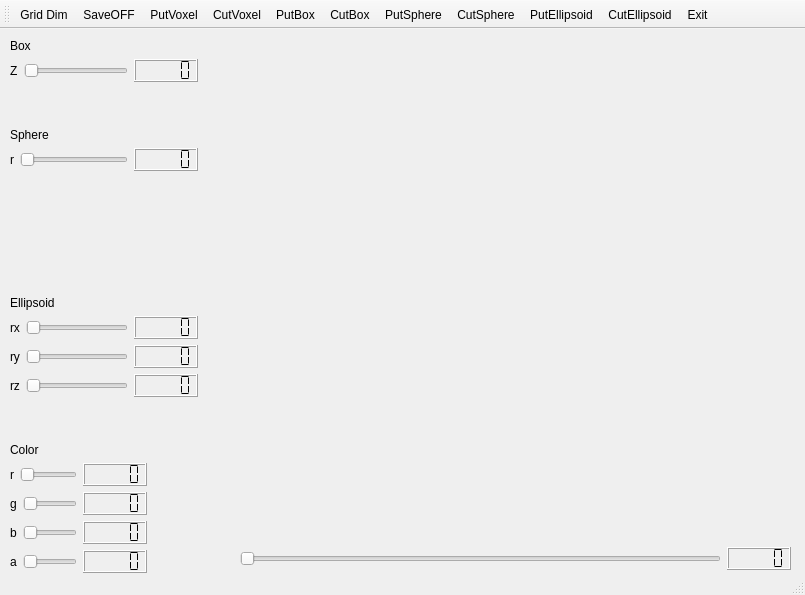
<?xml version="1.0" encoding="UTF-8"?>
<ui version="4.0">
 <class>MainWindow</class>
 <widget class="QMainWindow" name="MainWindow">
  <property name="geometry">
   <rect>
    <x>0</x>
    <y>0</y>
    <width>805</width>
    <height>595</height>
   </rect>
  </property>
  <property name="windowTitle">
   <string>MainWindow</string>
  </property>
  <widget class="QWidget" name="centralwidget">
   <widget class="QWidget" name="layoutWidget">
    <property name="geometry">
     <rect>
      <x>10</x>
      <y>10</y>
      <width>188</width>
      <height>534</height>
     </rect>
    </property>
    <layout class="QVBoxLayout" name="verticalLayout_9">
     <item>
      <layout class="QVBoxLayout" name="verticalLayout_5">
       <item>
        <layout class="QVBoxLayout" name="verticalLayout_4">
         <item>
          <widget class="QLabel" name="label">
           <property name="text">
            <string>Box</string>
           </property>
          </widget>
         </item>
         <item>
          <layout class="QHBoxLayout" name="horizontalLayout_7">
           <item>
            <widget class="QLabel" name="labelBoxZ">
             <property name="text">
              <string>Z</string>
             </property>
            </widget>
           </item>
           <item>
            <widget class="QSlider" name="horizontalSliderZBox">
             <property name="orientation">
              <enum>Qt::Horizontal</enum>
             </property>
            </widget>
           </item>
           <item>
            <widget class="QLCDNumber" name="lcdNumberBoxZ">
             <property name="segmentStyle">
              <enum>QLCDNumber::Flat</enum>
             </property>
            </widget>
           </item>
          </layout>
         </item>
        </layout>
       </item>
       <item>
        <spacer name="verticalSpacer">
         <property name="orientation">
          <enum>Qt::Vertical</enum>
         </property>
         <property name="sizeHint" stdset="0">
          <size>
           <width>20</width>
           <height>40</height>
          </size>
         </property>
        </spacer>
       </item>
       <item>
        <layout class="QVBoxLayout" name="verticalLayout_2">
         <item>
          <widget class="QLabel" name="label_2">
           <property name="text">
            <string>Sphere</string>
           </property>
          </widget>
         </item>
         <item>
          <layout class="QHBoxLayout" name="horizontalLayout_10">
           <item>
            <widget class="QLabel" name="labelSphereRadius">
             <property name="text">
              <string>r</string>
             </property>
            </widget>
           </item>
           <item>
            <widget class="QSlider" name="horizontalSliderSphereRadius">
             <property name="orientation">
              <enum>Qt::Horizontal</enum>
             </property>
            </widget>
           </item>
           <item>
            <widget class="QLCDNumber" name="lcdNumberSphereRadius">
             <property name="segmentStyle">
              <enum>QLCDNumber::Flat</enum>
             </property>
            </widget>
           </item>
          </layout>
         </item>
        </layout>
       </item>
      </layout>
     </item>
     <item>
      <spacer name="verticalSpacer_3">
       <property name="orientation">
        <enum>Qt::Vertical</enum>
       </property>
       <property name="sizeHint" stdset="0">
        <size>
         <width>20</width>
         <height>40</height>
        </size>
       </property>
      </spacer>
     </item>
     <item>
      <layout class="QVBoxLayout" name="verticalLayout_8">
       <item>
        <layout class="QVBoxLayout" name="verticalLayout_7">
         <item>
          <widget class="QLabel" name="label_3">
           <property name="text">
            <string>Ellipsoid</string>
           </property>
          </widget>
         </item>
         <item>
          <layout class="QVBoxLayout" name="verticalLayout_3">
           <item>
            <layout class="QHBoxLayout" name="horizontalLayout_13">
             <item>
              <widget class="QLabel" name="labelRX">
               <property name="text">
                <string>rx</string>
               </property>
              </widget>
             </item>
             <item>
              <widget class="QSlider" name="horizontalSliderRX">
               <property name="orientation">
                <enum>Qt::Horizontal</enum>
               </property>
              </widget>
             </item>
             <item>
              <widget class="QLCDNumber" name="lcdNumberRX">
               <property name="segmentStyle">
                <enum>QLCDNumber::Flat</enum>
               </property>
              </widget>
             </item>
            </layout>
           </item>
           <item>
            <layout class="QHBoxLayout" name="horizontalLayout_12">
             <item>
              <widget class="QLabel" name="labelRY">
               <property name="text">
                <string>ry</string>
               </property>
              </widget>
             </item>
             <item>
              <widget class="QSlider" name="horizontalSliderRY">
               <property name="orientation">
                <enum>Qt::Horizontal</enum>
               </property>
              </widget>
             </item>
             <item>
              <widget class="QLCDNumber" name="lcdNumberRY">
               <property name="segmentStyle">
                <enum>QLCDNumber::Flat</enum>
               </property>
              </widget>
             </item>
            </layout>
           </item>
           <item>
            <layout class="QHBoxLayout" name="horizontalLayout_11">
             <item>
              <widget class="QLabel" name="labelRZ">
               <property name="text">
                <string>rz</string>
               </property>
              </widget>
             </item>
             <item>
              <widget class="QSlider" name="horizontalSliderRZ">
               <property name="orientation">
                <enum>Qt::Horizontal</enum>
               </property>
              </widget>
             </item>
             <item>
              <widget class="QLCDNumber" name="lcdNumberRZ">
               <property name="segmentStyle">
                <enum>QLCDNumber::Flat</enum>
               </property>
              </widget>
             </item>
            </layout>
           </item>
          </layout>
         </item>
        </layout>
       </item>
       <item>
        <spacer name="verticalSpacer_2">
         <property name="orientation">
          <enum>Qt::Vertical</enum>
         </property>
         <property name="sizeHint" stdset="0">
          <size>
           <width>20</width>
           <height>40</height>
          </size>
         </property>
        </spacer>
       </item>
       <item>
        <layout class="QVBoxLayout" name="verticalLayout_6">
         <item>
          <widget class="QLabel" name="label_4">
           <property name="text">
            <string>Color</string>
           </property>
          </widget>
         </item>
         <item>
          <layout class="QHBoxLayout" name="horizontalLayout_5" stretch="120,40">
           <item>
            <layout class="QVBoxLayout" name="verticalLayout">
             <item>
              <layout class="QHBoxLayout" name="horizontalLayout">
               <item>
                <widget class="QLabel" name="labelRed">
                 <property name="text">
                  <string>r</string>
                 </property>
                </widget>
               </item>
               <item>
                <widget class="QSlider" name="horizontalSliderRed">
                 <property name="orientation">
                  <enum>Qt::Horizontal</enum>
                 </property>
                </widget>
               </item>
               <item>
                <widget class="QLCDNumber" name="lcdNumberRed">
                 <property name="segmentStyle">
                  <enum>QLCDNumber::Flat</enum>
                 </property>
                </widget>
               </item>
              </layout>
             </item>
             <item>
              <layout class="QHBoxLayout" name="horizontalLayout_2">
               <item>
                <widget class="QLabel" name="labelGreen">
                 <property name="text">
                  <string>g</string>
                 </property>
                </widget>
               </item>
               <item>
                <widget class="QSlider" name="horizontalSliderGreen">
                 <property name="orientation">
                  <enum>Qt::Horizontal</enum>
                 </property>
                </widget>
               </item>
               <item>
                <widget class="QLCDNumber" name="lcdNumberGreen">
                 <property name="segmentStyle">
                  <enum>QLCDNumber::Flat</enum>
                 </property>
                </widget>
               </item>
              </layout>
             </item>
             <item>
              <layout class="QHBoxLayout" name="horizontalLayout_3">
               <item>
                <widget class="QLabel" name="labelBlue">
                 <property name="text">
                  <string>b</string>
                 </property>
                </widget>
               </item>
               <item>
                <widget class="QSlider" name="horizontalSliderBlue">
                 <property name="orientation">
                  <enum>Qt::Horizontal</enum>
                 </property>
                </widget>
               </item>
               <item>
                <widget class="QLCDNumber" name="lcdNumberBlue">
                 <property name="segmentStyle">
                  <enum>QLCDNumber::Flat</enum>
                 </property>
                </widget>
               </item>
              </layout>
             </item>
             <item>
              <layout class="QHBoxLayout" name="horizontalLayout_4">
               <item>
                <widget class="QLabel" name="labelAlpha">
                 <property name="text">
                  <string>a</string>
                 </property>
                </widget>
               </item>
               <item>
                <widget class="QSlider" name="horizontalSliderAlpha">
                 <property name="orientation">
                  <enum>Qt::Horizontal</enum>
                 </property>
                </widget>
               </item>
               <item>
                <widget class="QLCDNumber" name="lcdNumberAlpha">
                 <property name="segmentStyle">
                  <enum>QLCDNumber::Flat</enum>
                 </property>
                </widget>
               </item>
              </layout>
             </item>
            </layout>
           </item>
           <item>
            <widget class="Color" name="widgetColor" native="true"/>
           </item>
          </layout>
         </item>
        </layout>
       </item>
      </layout>
     </item>
    </layout>
   </widget>
   <widget class="QWidget" name="layoutWidget">
    <property name="geometry">
     <rect>
      <x>240</x>
      <y>10</y>
      <width>551</width>
      <height>531</height>
     </rect>
    </property>
    <layout class="QVBoxLayout" name="verticalLayout_10" stretch="70,0">
     <item>
      <widget class="Plotter" name="widgetPlotter" native="true"/>
     </item>
     <item>
      <layout class="QHBoxLayout" name="horizontalLayout_6">
       <item>
        <widget class="QSlider" name="horizontalSliderAxisZ">
         <property name="orientation">
          <enum>Qt::Horizontal</enum>
         </property>
        </widget>
       </item>
       <item>
        <widget class="QLCDNumber" name="lcdNumberAxisZ">
         <property name="segmentStyle">
          <enum>QLCDNumber::Flat</enum>
         </property>
        </widget>
       </item>
      </layout>
     </item>
    </layout>
   </widget>
  </widget>
  <widget class="QStatusBar" name="statusbar"/>
  <widget class="QToolBar" name="toolBar">
   <property name="windowTitle">
    <string>toolBar</string>
   </property>
   <attribute name="toolBarArea">
    <enum>TopToolBarArea</enum>
   </attribute>
   <attribute name="toolBarBreak">
    <bool>false</bool>
   </attribute>
   <addaction name="actionAbreDim"/>
   <addaction name="actionAbreSaveOFF"/>
   <addaction name="actionPutVoxel"/>
   <addaction name="actionCutVoxel"/>
   <addaction name="actionPutBox"/>
   <addaction name="actionCutBox"/>
   <addaction name="actionPutSphere"/>
   <addaction name="actionCutSphere"/>
   <addaction name="actionPutEllipsoid"/>
   <addaction name="actionCutEllipsoid"/>
   <addaction name="actionExit"/>
  </widget>
  <action name="actionAbreDim">
   <property name="text">
    <string>Grid Dim</string>
   </property>
   <property name="toolTip">
    <string>AbreDim</string>
   </property>
  </action>
  <action name="actionAbreSaveOFF">
   <property name="text">
    <string>SaveOFF</string>
   </property>
   <property name="toolTip">
    <string>abreSaveOFF</string>
   </property>
  </action>
  <action name="actionPutVoxel">
   <property name="text">
    <string>PutVoxel</string>
   </property>
  </action>
  <action name="actionCutVoxel">
   <property name="text">
    <string>CutVoxel</string>
   </property>
  </action>
  <action name="actionPutBox">
   <property name="text">
    <string>PutBox</string>
   </property>
  </action>
  <action name="actionCutBox">
   <property name="text">
    <string>CutBox</string>
   </property>
  </action>
  <action name="actionPutSphere">
   <property name="text">
    <string>PutSphere</string>
   </property>
  </action>
  <action name="actionCutSphere">
   <property name="text">
    <string>CutSphere</string>
   </property>
  </action>
  <action name="actionPutEllipsoid">
   <property name="text">
    <string>PutEllipsoid</string>
   </property>
  </action>
  <action name="actionCutEllipsoid">
   <property name="text">
    <string>CutEllipsoid</string>
   </property>
  </action>
  <action name="actionExit">
   <property name="text">
    <string>Exit</string>
   </property>
  </action>
 </widget>
 <customwidgets>
  <customwidget>
   <class>Color</class>
   <extends>QWidget</extends>
   <header>color.h</header>
   <container>1</container>
  </customwidget>
  <customwidget>
   <class>Plotter</class>
   <extends>QWidget</extends>
   <header>plotter.h</header>
   <container>1</container>
  </customwidget>
 </customwidgets>
 <resources/>
 <connections>
  <connection>
   <sender>horizontalSliderAlpha</sender>
   <signal>valueChanged(int)</signal>
   <receiver>lcdNumberAlpha</receiver>
   <slot>display(int)</slot>
   <hints>
    <hint type="sourcelabel">
     <x>74</x>
     <y>566</y>
    </hint>
    <hint type="destinationlabel">
     <x>145</x>
     <y>567</y>
    </hint>
   </hints>
  </connection>
  <connection>
   <sender>horizontalSliderBlue</sender>
   <signal>valueChanged(int)</signal>
   <receiver>lcdNumberBlue</receiver>
   <slot>display(int)</slot>
   <hints>
    <hint type="sourcelabel">
     <x>74</x>
     <y>534</y>
    </hint>
    <hint type="destinationlabel">
     <x>145</x>
     <y>535</y>
    </hint>
   </hints>
  </connection>
  <connection>
   <sender>horizontalSliderGreen</sender>
   <signal>valueChanged(int)</signal>
   <receiver>lcdNumberGreen</receiver>
   <slot>display(int)</slot>
   <hints>
    <hint type="sourcelabel">
     <x>74</x>
     <y>502</y>
    </hint>
    <hint type="destinationlabel">
     <x>145</x>
     <y>503</y>
    </hint>
   </hints>
  </connection>
  <connection>
   <sender>horizontalSliderRed</sender>
   <signal>valueChanged(int)</signal>
   <receiver>lcdNumberRed</receiver>
   <slot>display(int)</slot>
   <hints>
    <hint type="sourcelabel">
     <x>74</x>
     <y>470</y>
    </hint>
    <hint type="destinationlabel">
     <x>145</x>
     <y>471</y>
    </hint>
   </hints>
  </connection>
  <connection>
   <sender>horizontalSliderAxisZ</sender>
   <signal>valueChanged(int)</signal>
   <receiver>lcdNumberAxisZ</receiver>
   <slot>display(int)</slot>
   <hints>
    <hint type="sourcelabel">
     <x>609</x>
     <y>568</y>
    </hint>
    <hint type="destinationlabel">
     <x>769</x>
     <y>569</y>
    </hint>
   </hints>
  </connection>
  <connection>
   <sender>horizontalSliderZBox</sender>
   <signal>valueChanged(int)</signal>
   <receiver>lcdNumberBoxZ</receiver>
   <slot>display(int)</slot>
   <hints>
    <hint type="sourcelabel">
     <x>56</x>
     <y>123</y>
    </hint>
    <hint type="destinationlabel">
     <x>181</x>
     <y>124</y>
    </hint>
   </hints>
  </connection>
  <connection>
   <sender>horizontalSliderSphereRadius</sender>
   <signal>valueChanged(int)</signal>
   <receiver>lcdNumberSphereRadius</receiver>
   <slot>display(int)</slot>
   <hints>
    <hint type="sourcelabel">
     <x>95</x>
     <y>198</y>
    </hint>
    <hint type="destinationlabel">
     <x>177</x>
     <y>199</y>
    </hint>
   </hints>
  </connection>
  <connection>
   <sender>horizontalSliderRX</sender>
   <signal>valueChanged(int)</signal>
   <receiver>lcdNumberRX</receiver>
   <slot>display(int)</slot>
   <hints>
    <hint type="sourcelabel">
     <x>75</x>
     <y>256</y>
    </hint>
    <hint type="destinationlabel">
     <x>169</x>
     <y>262</y>
    </hint>
   </hints>
  </connection>
  <connection>
   <sender>horizontalSliderRY</sender>
   <signal>valueChanged(int)</signal>
   <receiver>lcdNumberRY</receiver>
   <slot>display(int)</slot>
   <hints>
    <hint type="sourcelabel">
     <x>78</x>
     <y>296</y>
    </hint>
    <hint type="destinationlabel">
     <x>158</x>
     <y>296</y>
    </hint>
   </hints>
  </connection>
  <connection>
   <sender>horizontalSliderRZ</sender>
   <signal>valueChanged(int)</signal>
   <receiver>lcdNumberRZ</receiver>
   <slot>display(int)</slot>
   <hints>
    <hint type="sourcelabel">
     <x>91</x>
     <y>324</y>
    </hint>
    <hint type="destinationlabel">
     <x>176</x>
     <y>322</y>
    </hint>
   </hints>
  </connection>
 </connections>
</ui>
